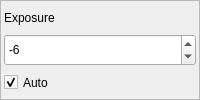
                 <widget class="QFrame" name="frme_cap_exposure_0">
                  <property name="sizePolicy">
                   <sizepolicy hsizetype="Ignored" vsizetype="Preferred">
                    <horstretch>0</horstretch>
                    <verstretch>0</verstretch>
                   </sizepolicy>
                  </property>
                  <property name="layoutDirection">
                   <enum>Qt::LeftToRight</enum>
                  </property>
                  <property name="frameShape">
                   <enum>QFrame::StyledPanel</enum>
                  </property>
                  <property name="frameShadow">
                   <enum>QFrame::Plain</enum>
                  </property>
                  <layout class="QVBoxLayout" name="layout_vrt_frme_cap_exposure_0">
                   <property name="spacing">
                    <number>0</number>
                   </property>
                   <property name="leftMargin">
                    <number>3</number>
                   </property>
                   <property name="topMargin">
                    <number>0</number>
                   </property>
                   <property name="rightMargin">
                    <number>3</number>
                   </property>
                   <property name="bottomMargin">
                    <number>0</number>
                   </property>
                   <item>
                    <widget class="QLabel" name="lbl_static_exposure_0">
                     <property name="sizePolicy">
                      <sizepolicy hsizetype="Ignored" vsizetype="Preferred">
                       <horstretch>0</horstretch>
                       <verstretch>0</verstretch>
                      </sizepolicy>
                     </property>
                     <property name="text">
                      <string>Exposure</string>
                     </property>
                    </widget>
                   </item>
                   <item>
                    <widget class="QSpinBox" name="spbx_cap_exposure_0">
                     <property name="sizePolicy">
                      <sizepolicy hsizetype="Ignored" vsizetype="Preferred">
                       <horstretch>0</horstretch>
                       <verstretch>0</verstretch>
                      </sizepolicy>
                     </property>
                     <property name="minimum">
                      <number>-20</number>
                     </property>
                     <property name="maximum">
                      <number>20</number>
                     </property>
                     <property name="value">
                      <number>-6</number>
                     </property>
                    </widget>
                   </item>
                   <item>
                    <widget class="QCheckBox" name="chbx_cap_autoexposure_0">
                     <property name="sizePolicy">
                      <sizepolicy hsizetype="Ignored" vsizetype="Preferred">
                       <horstretch>0</horstretch>
                       <verstretch>0</verstretch>
                      </sizepolicy>
                     </property>
                     <property name="layoutDirection">
                      <enum>Qt::LeftToRight</enum>
                     </property>
                     <property name="text">
                      <string>Auto</string>
                     </property>
                     <property name="checked">
                      <bool>true</bool>
                     </property>
                    </widget>
                   </item>
                  </layout>
                 </widget>
